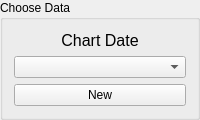
                        <widget class="QGroupBox" name="groupBox_11">
                         <property name="title">
                          <string>Choose Data</string>
                         </property>
                         <layout class="QVBoxLayout" name="verticalLayout_16">
                          <item>
                           <widget class="QLabel" name="label_41">
                            <property name="font">
                             <font>
                              <pointsize>12</pointsize>
                             </font>
                            </property>
                            <property name="text">
                             <string>Chart Date</string>
                            </property>
                            <property name="alignment">
                             <set>Qt::AlignCenter</set>
                            </property>
                           </widget>
                          </item>
                          <item>
                           <widget class="QComboBox" name="perioChartDateComboBox"/>
                          </item>
                          <item>
                           <widget class="QPushButton" name="newPerioChartPushButton">
                            <property name="text">
                             <string>New</string>
                            </property>
                            <property name="autoDefault">
                             <bool>false</bool>
                            </property>
                           </widget>
                          </item>
                         </layout>
                        </widget>
